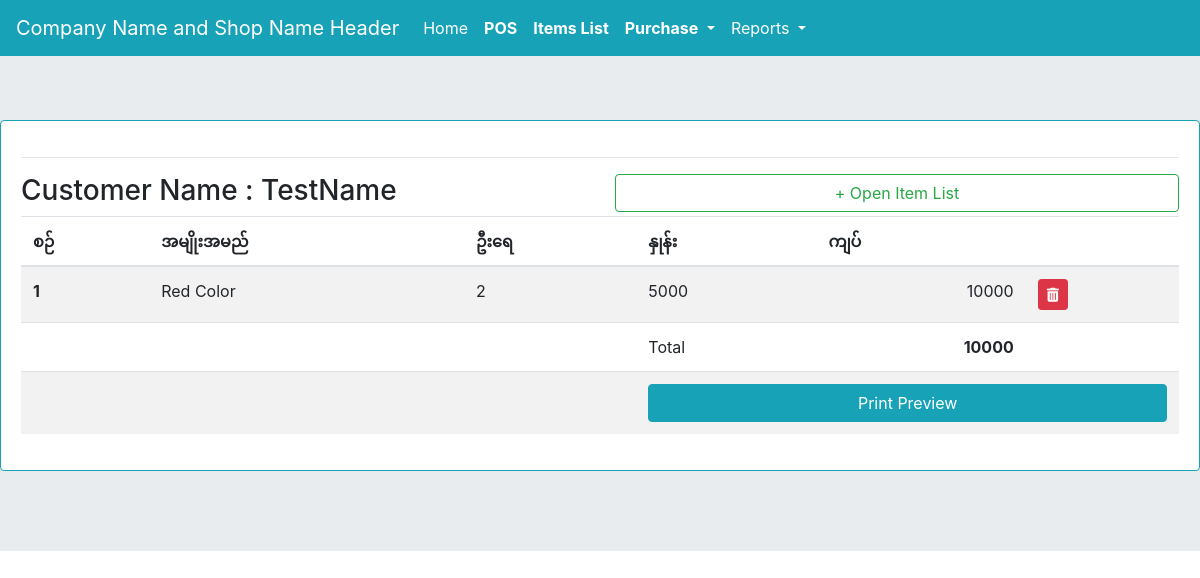
/detail_inv/20/, run on the app's committed database.
### myapp/models.py (models this page shows, shortened)
class invoice(models.Model):
    customer = models.CharField(max_length=255, blank=True, null=True)
    total = models.PositiveIntegerField(default=0)
    created_at = models.DateTimeField(auto_now_add=True)
    updated_at = models.DateTimeField(auto_now=True)

class invitem(models.Model):
    inv = models.ForeignKey(invoice, on_delete=models.CASCADE)
    item = models.CharField(max_length=255)
    qty = models.PositiveIntegerField(default=0)
    rate = models.PositiveIntegerField(default=0)
    amount = models.PositiveIntegerField(default=0)
    created_at = models.DateTimeField(auto_now_add=True)
    updated_at = models.DateTimeField(auto_now=True)
    idate = models.DateField(auto_now_add=True)

### myapp/views.py (the view)
# urls.py: path('detail_inv/<int:id>/', views.detail_inv, name='detail_inv'),
def detail_inv(request, id):
    context ={}
    context["invitm"] = invitem.objects.filter(inv=id)
    context["data"] = invoice.objects.get(id = id)
    context["itm"] = item.objects.all()
    return render(request, "detail_inv.html", context)

### templates/detail_inv.html (shortened to what this page needs)
{% extends 'base.html' %}
{% block content %}
<div class="card border-info mb-3">
  <div class="card-body">
<hr>
<div class="row">
  <div class="col-md-6"><h3>Customer Name : {{data.customer}}</h3></div>
  <div class="col-md-6">
    <button type="button" class="btn btn-outline-success btn-block" data-toggle="modal" data-target="#myModal">
     + Open Item List
  </button>
  </div>
</div>
<table class="table table-striped">
  <thead>
    <tr>
      <th scope="col">စဉ် </th>
      <th scope="col">အမျိုးအမည် </th>
      <th scope="col">ဦးရေ </th>
      <th scope="col">နှုန်း  </th>
      <th scope="col">ကျပ် </th>
      <th scope="col"></th>
    </tr>
  </thead>
  <tbody id="invTablebody">
  	{% for i in invitm %}
    <tr class="invtr">
      <th scope="row">{{forloop.counter}}</th>
      <td>{{i.item}}</td>
      <td>{{i.qty}}</td>
      <td>{{i.rate}}</td>
      <td class="text-right">
      	{{i.amount}}
      </td>
      <td>
        <button class="btn btn-sm btn-danger rmvItem">
        <i class="fa-solid fa-trash-can"></i>
      </button>
      </td>
    </tr>
    {% endfor %}
    <tr>
      <td></td>
      <td></td>
      <td></td>
      <td>Total</td>
      <td class="text-right"><strong>{{data.total}}</strong></td>
      <td></td>
    </tr>
    <tr>
    	<td></td>
    	<td></td>
      <td></td>
    	<td colspan="3">
    		<a href="{% url 'myapp:print_preview' data.id %}" class="btn btn-info btn-block" target="blank">Print Preview</a>
    	</td>
    </tr>
  </tbody>
</table>
  </div>
</div>
{% endblock content %}

### data on the page
invoice: customer "TestName", total "10000"
invitem: item "Red Color", qty "2", rate "5000", amount "10000"
